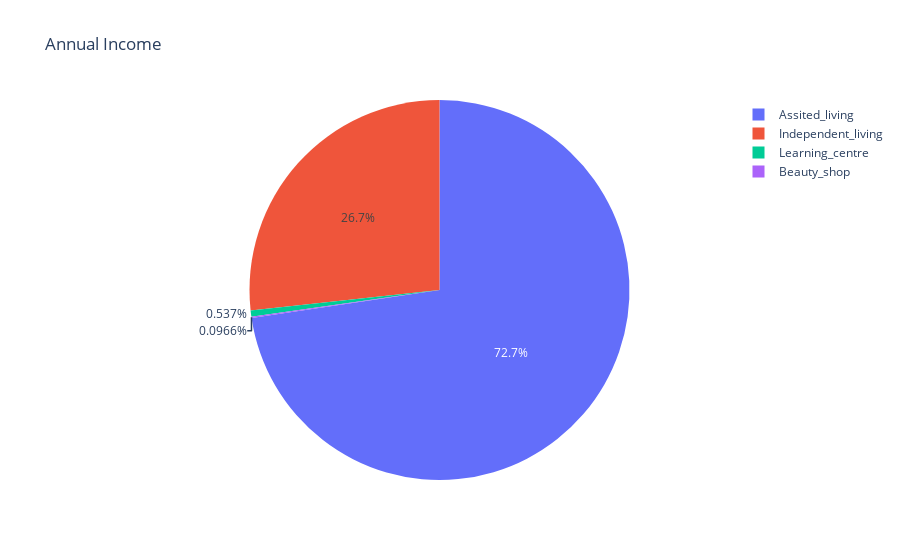

Notebook code cell kept with this figure:
### Code cell
fig = go.Figure(data=[go.Pie(labels=income.Asset, values=income.Yearly_income)])
fig.update_layout(title='Annual Income')
fig.show()

### Figure 1 — Plotly figure (JSON) as saved in the notebook; plotly's stock layout.template omitted (floating-point values rounded to 4 significant figures)
{"data": [{"labels": ["Beauty_shop", "Learning_centre", "Independent_living", "Assited_living"], "type": "pie", "values": [3750, 20850, 1037400, 2821500]}], "layout": {"title": {"text": "Annual Income"}}}
